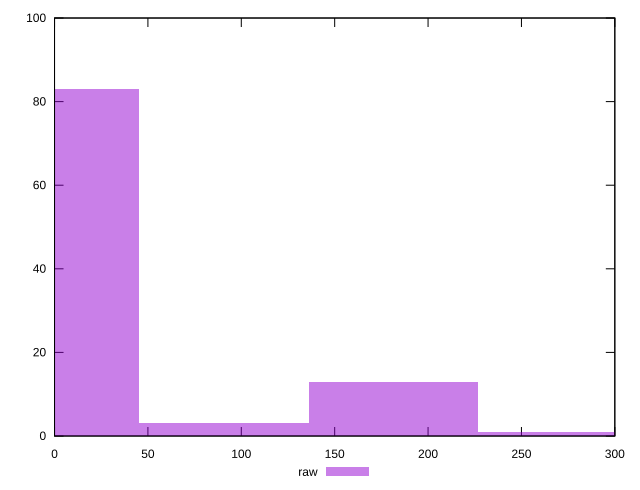

Write the gnuplot code that produced this figure.
reset

$raw <<EOF
0 83
181.38910163111635 13
272.08365244667453 1
90.69455081555817 3
EOF

set key outside below
set boxwidth 90.69455081555817
set xrange [0:300]
set yrange [0:100]
set trange [0:100]
set style fill transparent solid 0.5 noborder
set terminal svg size 640, 490 enhanced background rgb 'white'
set output "reprap/unminified-javascript/samples/pages+cached+noexternal+nomedia/raw/histogram.svg"

plot $raw title "raw" with boxes

reset
